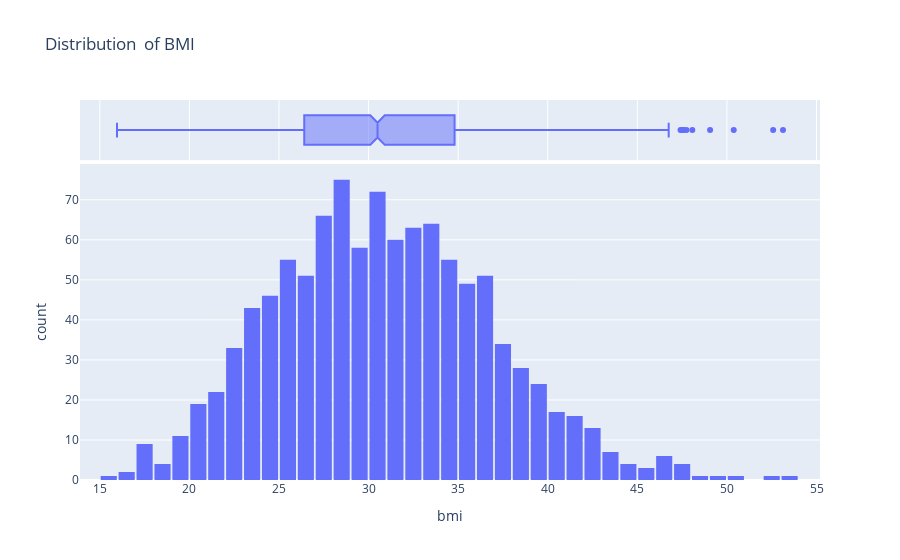

Notebook source saved alongside this figure:
### Markdown cell above
### BMI

### Code cell
fig = px.histogram(X_train,
                   x='bmi',
                   marginal='box',
                   nbins=47,
                   title='Distribution  of BMI')
fig.update_layout(bargap=0.1)

### Figure 1 — Plotly figure (JSON) as saved in the notebook; plotly's stock layout.template omitted (floating-point values rounded to 4 significant figures; data arrays with more than 128 entries replaced by an {"elided": "..."} marker saying what was removed)
{"data": [{"alignmentgroup": "True", "bingroup": "x", "hovertemplate": "bmi=%{x}<br>count=%{y}<extra></extra>", "legendgroup": "", "marker": {"color": "#636efa", "pattern": {"shape": ""}}, "name": "", "nbinsx": 47, "offsetgroup": "", "orientation": "v", "showlegend": false, "type": "histogram", "x": {"elided": "1070 float values"}, "xaxis": "x", "yaxis": "y"}, {"alignmentgroup": "True", "hovertemplate": "bmi=%{x}<extra></extra>", "legendgroup": "", "marker": {"color": "#636efa"}, "name": "", "notched": true, "offsetgroup": "", "showlegend": false, "type": "box", "x": {"elided": "1070 float values"}, "xaxis": "x2", "yaxis": "y2"}], "layout": {"bargap": 0.1, "barmode": "relative", "legend": {"tracegroupgap": 0}, "title": {"text": "Distribution  of BMI"}, "xaxis": {"anchor": "y", "domain": [0, 1], "title": {"text": "bmi"}}, "xaxis2": {"anchor": "y2", "domain": [0, 1], "matches": "x", "showgrid": true, "showticklabels": false}, "yaxis": {"anchor": "x", "domain": [0, 0.8316], "title": {"text": "count"}}, "yaxis2": {"anchor": "x2", "domain": [0.8416, 1], "matches": "y2", "showgrid": false, "showline": false, "showticklabels": false, "ticks": ""}}}
